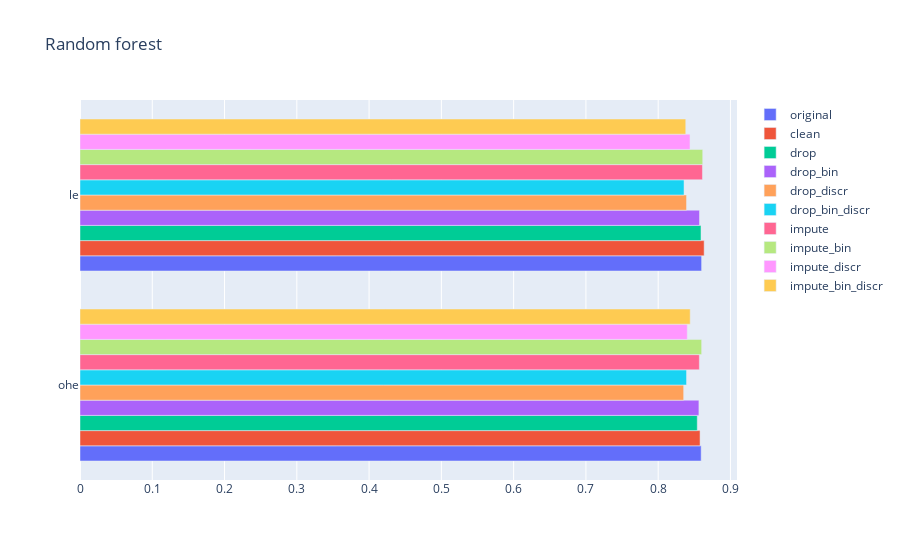

Here is the notebook cell this chart was saved with:
### Markdown cell above
## Random Forest

Random forest models are ensemble of decision trees: the main idea is to generate multiple decision trees and take as output the average of the output of all the trees. The tree algorithm of random forests is a little bit different: at each candidate split in the learning process, a random subset of the features is selected (usually $\sqrt p$ where $p$ is the number of predictors).

### Code cell
# Random forest
rf, rf_results = train_and_test(
    datasets,
    RandomForestClassifier(),
    [{'n_estimators': [50, 100, 150], 'criterion': ['gini', 'entropy'], 'max_depth': [4, 8, 12]}]
)

# Plot
plot_results(rf_results, "Random forest")

### Figure 1 — Plotly figure (JSON) as saved in the notebook; plotly's stock layout.template omitted (floating-point values rounded to 4 significant figures)
{"data": [{"name": "original", "orientation": "h", "type": "bar", "x": [0.8595, 0.8601], "y": ["ohe", "le"]}, {"name": "clean", "orientation": "h", "type": "bar", "x": [0.858, 0.8636], "y": ["ohe", "le"]}, {"name": "drop", "orientation": "h", "type": "bar", "x": [0.8541, 0.8593], "y": ["ohe", "le"]}, {"name": "drop_bin", "orientation": "h", "type": "bar", "x": [0.8563, 0.8571], "y": ["ohe", "le"]}, {"name": "drop_discr", "orientation": "h", "type": "bar", "x": [0.8353, 0.8392], "y": ["ohe", "le"]}, {"name": "drop_bin_discr", "orientation": "h", "type": "bar", "x": [0.8392, 0.8358], "y": ["ohe", "le"]}, {"name": "impute", "orientation": "h", "type": "bar", "x": [0.857, 0.8613], "y": ["ohe", "le"]}, {"name": "impute_bin", "orientation": "h", "type": "bar", "x": [0.8602, 0.8616], "y": ["ohe", "le"]}, {"name": "impute_discr", "orientation": "h", "type": "bar", "x": [0.8402, 0.8441], "y": ["ohe", "le"]}, {"name": "impute_bin_discr", "orientation": "h", "type": "bar", "x": [0.8443, 0.8382], "y": ["ohe", "le"]}], "layout": {"autosize": true, "title": {"text": "Random forest"}, "xaxis": {"autorange": true, "range": [0, 0.9091], "type": "linear"}, "yaxis": {"autorange": true, "range": [-0.5, 1.5], "type": "category"}}}
